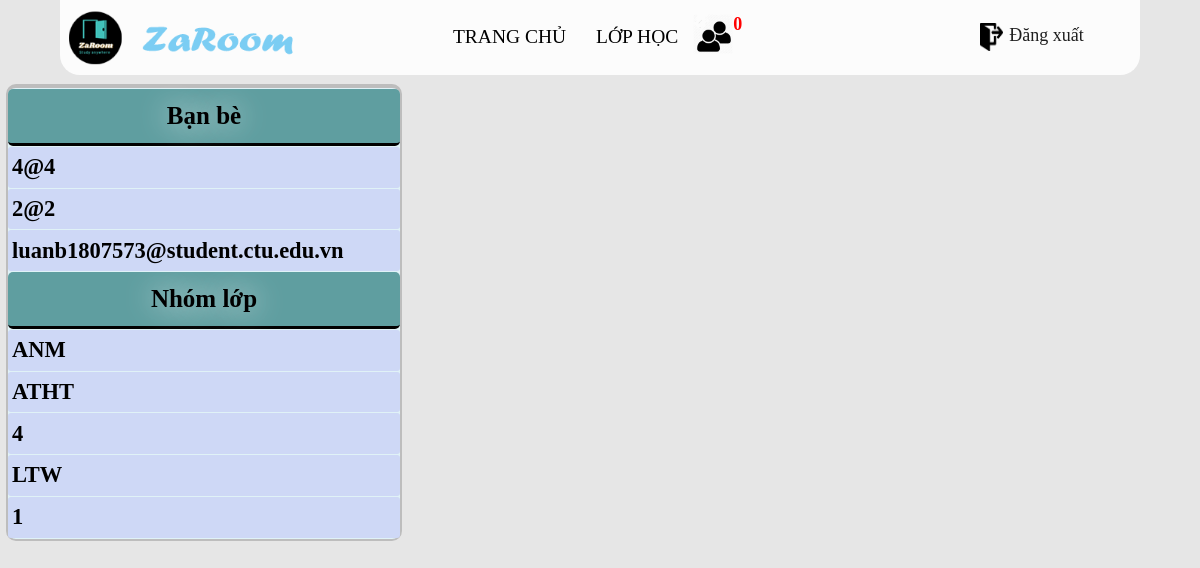
The page /chat_dversion/listchat.php (signed in) on the database its author committed.
### tables this page shows
CREATE TABLE `relation` (
  `id` int(3) NOT NULL,
  `r_from` varchar(50) NOT NULL,
  `r_to` varchar(50) NOT NULL,
  `request` int(11) NOT NULL
);

CREATE TABLE `class_user` (
  `id_class` int(3) NOT NULL,
  `id_user` int(3) NOT NULL
);

CREATE TABLE `class` (
  `id_class` int(3) NOT NULL,
  `name_class` varchar(30) NOT NULL,
  `time` datetime NOT NULL,
  `code` varchar(6) NOT NULL,
  `teacher` varchar(50) NOT NULL
);

### chat_dversion/listchat.php (the view, shortened to what this page needs)
<?php
include('../includes/config.php');
$query = mysqli_query($conn, "SELECT * FROM users WHERE email='{$_SESSION['SESSION_EMAIL']}'");
if (mysqli_num_rows($query) > 0) {
    $row = mysqli_fetch_assoc($query);
    $email = $row['email'];
}
$query = mysqli_query($conn, "SELECT * FROM users WHERE email='{$_SESSION['SESSION_EMAIL']}'");
if (mysqli_num_rows($query) > 0) {
    $row = mysqli_fetch_assoc($query);
    $email = $row['email'];
    if ($row['permission'] == 0) {
        $p = "../php/class/class.php";
    } else if ($row['permission'] == 1) {
        $p = "../php/class/class_teacher.php";
    }
}
$sql = "SELECT * FROM `relation` WHERE r_to = '$email' AND request = 1";
$result = $conn->query($sql);
$i = $result->num_rows;
?>
<!DOCTYPE html>
<html lang="en">
<head>
    <link rel="stylesheet" href="./css/style.css">
    <link rel="stylesheet" href="../css/bootstrap.min.css" />
    <link rel="stylesheet" href="../css/pogo-slider.min.css" />
    <link rel="stylesheet" href="../css/style.css" />
    <link rel="stylesheet" href="../css/responsive.css" />
    <link rel="stylesheet" href="../css/custom.css" />
</head>
<body>
    <header class="top-header">
        <nav class="navbar header-nav navbar-expand-lg">
            <div class="container-fluid">
                <a class="navbar-brand" href="../index.php"><img src="../images/ZaRoom2.png" alt="image"></a>
                <div class="collapse navbar-collapse justify-content-end" id="navbar-wd">
                    <ul class="navbar-nav" style="width:90%">
                        <li class="lia"><a class="btn btn-2 color-green" href="../index.php" style="font-size:130%;Font-family : time new roman;">Trang chủ</a></li>
                        <li class="lia"><a class="btn btn-2 color-green" href="<?php echo $p; ?>" style="font-size:130%;Font-family : time new roman;">Lớp học</a></li>
                        <a class="button-b" href="../php/make_friend/list_request_relation.php"><img src="../images//addfriend.png" style="height: 40px ;width: 100%;" alt="#" />
                        </a>
                        <h3 style="color: red;font-weight: bold;" id="numRe"><?php echo $i; ?></h3>
                    </ul>
                </div>
                <div class="search-box">
                    <a class="dangxuat" href="../php/login/logout.php" style="font-size: 18px;Font-family : time new roman;">
                        <img src="../images/logout.png" style="height: 40px;width:30%;padding:5%;">Đăng xuất</a>
                </div>
            </div>
        </nav>
    </header>
    <div class="body-chat" style="margin-top: 7%">
        <div class="list-chat">
            <?php
            $query = mysqli_query($conn, "SELECT * FROM users WHERE email='{$_SESSION['SESSION_EMAIL']}'");
            if (mysqli_num_rows($query) > 0) {
                $row = mysqli_fetch_assoc($query);
                $email = $row['email'];
                $id_user = $row['id'];
            }
            echo "<p class='name-group' style='color: black;text-shadow: 0 0 30px white;'>Bạn bè</p>";
            $sql_friend_t = "SELECT * FROM `relation` WHERE r_to = '$email' AND request = 0";
            $result_friend_t = $conn->query($sql_friend_t);
            if ($result_friend_t->num_rows > 0) {
                while ($row_friend_t = $result_friend_t->fetch_assoc()) {
                    echo "<div class='list_friend''>
                <a  href='./chat_room.php?idR=$row_friend_t[r_from]' class='friend' >$row_friend_t[r_from]</a>
                </div>";
                }
            }
            $sql_friend_f = "SELECT * FROM `relation` WHERE r_from = '$email' AND request = 0";
            $result_friend_f = $conn->query($sql_friend_f);
            if ($result_friend_f->num_rows > 0) {
                while ($row_friend_f = $result_friend_f->fetch_assoc()) {
                    echo "<div class='list_friend'>
                <a  href='./chat_room.php?idR=$row_friend_f[r_to]' class='friend'>$row_friend_f[r_to]</a>
                </div>";
                }
            }
            $sql = "SELECT * FROM `class_user`,`class`,`users` WHERE class_user.id_class=class.id_class
        AND class_user.id_user=users.id AND class_user.id_user=$id_user";
            $result = $conn->query($sql);
            if ($result->num_rows > 0) {
                echo "<p class='name-group'style='color: black;text-shadow: 0 0 30px white;'>Nhóm lớp</p>";
                while ($row = $result->fetch_assoc()) {
                    echo "<div class='list_friend'>
                <a href='./chat_room.php?idN=$row[name_class]' class='friend'>$row[name_class]</a>
                </div>";
                }
            }
            ?>
        </div>
    </div>
</body>
</html>

### chat_dversion/css/style.css (style rules this page uses)
* { padding: 0; margin: 0; }
body { font-family: sans-serif; font-size: 15px; color: #555; }
h1, h2, h3, h4, h5, h6 { font-weight: 100; }
input, textarea, a, button { outline: 0; }
a { text-decoration: none }
ul li { list-style: none; }
* { margin: 0; padding: 0; font-family:'Times New Roman', Times, serif; }
body { background-color: #E6E6E6; }
.body-chat { display: flex; flex-wrap: wrap; flex-direction: row; margin-top: 2%; }
.list-chat { border: solid; border-radius: 10px; border-width: 2px; border-top-width: 4px; border-color: #BDBDBD; width: 33%; margin-right: 0; background-color: #E0F2F7; margin-left: 0.5%; }
.name-group { border-bottom: solid; border-radius: 5px; color:black; text-align: center; font-weight:bold; font-size: 150%; background-color:cadetblue; margin-top: 1px; }
.list_friend { background-color: #CED8F6; border-radius: 3px; margin: 1px 0; }
.friend { color: black; font-size:150%; font-weight:bold; text-decoration: none; padding:2% 60% 2% 1%; text-align: center; width:90% }

### css/style.css (style rules this page uses)
* { margin: 0; padding: 0; font-family: 'Times New Roman', Times, serif; }
body { color: #666666; font-size: 15px; font-family: 'Poppins', sans-serif; line-height: 1.80857; overflow-x: hidden !important; }
a { color: #1f1f1f; text-decoration: none !important; outline: none !important; -webkit-transition: all .3s ease-in-out; -moz-transition: all .3s ease-in-out; -ms-transition: all .3s ease-in-out; -o-transition: all .3s ease-in-out; transition: all .3s ease-in-out; }
h1, h2, h3, h4, h5, h6 { letter-spacing: 0; font-weight: normal; position: relative; padding: 0 0 10px 0; font-weight: normal; line-height: 120% !important; color: #1f1f1f; margin: 0 }
h3 { font-size: 18px }
a { color: #1f1f1f; text-decoration: none; outline: none; }
a, .btn { text-decoration: none !important; outline: none !important; -webkit-transition: all .3s ease-in-out; -moz-transition: all .3s ease-in-out; -ms-transition: all .3s ease-in-out; -o-transition: all .3s ease-in-out; transition: all .3s ease-in-out; }
ul, li, ol { list-style: none; margin: 0px; padding: 0px; }
.top-header .navbar { padding: 5px 0px; }
.top-header { position: absolute; top: 0px; left: 0px; z-index: 20; background-position: left; background-repeat: no-repeat; background-color: rgba(255, 255, 255, 0.9); background-size: auto 100%; border-radius: 0px 0px 20px 20px; width: 90%; margin: 0 5%; }
.top-header .navbar .navbar-collapse ul li a { text-transform: uppercase; font-size: 15px; padding: 7px 10px; position: relative; font-weight: 400; overflow: hidden; color: #000; }
a.navbar-brand { left: 0; position: relative; margin-left: -25px; }
a.navbar-brand img { height: 55px; }
.top-header .navbar .navbar-collapse ul li { margin: 0 4px; }
.search-box { position: absolute; top: 0; right: 50px; height: auto; padding: 0; margin-top: 17px; }
.top-header #navbar-wd { padding-right: 100px; }
.button-b { font-size: 20px; border-radius: 5px; box-shadow: inset 0 0 20px rgba(255, 255, 255, 0); outline-color: rgba(255, 255, 255, .5); outline-offset: 0px; text-shadow: none; transition: all 1250ms cubic-bezier(0.19, 1, 0.22, 1); }
.btn-2 { letter-spacing: 0; font-weight: bold; font-size: 30px; }
.btn-2:after, .btn-2:before { backface-visibility: hidden; border: 1px solid rgba(#fff, 0); bottom: 0px; content: " "; display: block; margin: 0 auto; position: relative; transition: all 280ms ease-in-out; width: 0; opacity: 0; }
.btn-2.color-green:after { border: 1px solid black; }
p { margin-top: 5px; margin-bottom: 1rem; font-size: 16px; font-weight: 300; line-height: 30px; color: #4a4a49; }

### css/timeline.css (style rules this page uses)
* { box-sizing: border-box; }

### rows shown on the page
relation: r_from "4@4"
relation: r_from "2@2"
relation: r_to "luanb1807573@student.ctu.edu.vn"
class_user: id_class.name_class "ANM"
class_user: id_class.name_class "ATHT"
class_user: id_class.name_class "4"
class_user: id_class.name_class "LTW"
class_user: id_class.name_class "1"

### other values the page prints
$i "0"
